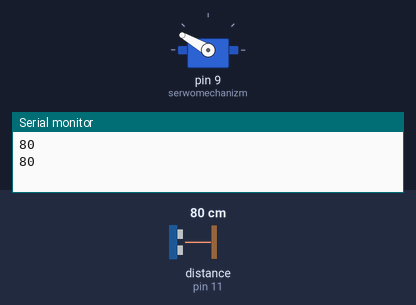
Bench run of a sketch on a simulated Arduino Uno, built with avr-gcc and run on an emulated ATmega328P. On the bench: servo, the last lines printed to the serial monitor. Wiring (inferred from the names in the program): ultrasonic range finder: trigger pin 12; echo pin 11. Inputs (shaded band) come from the test bench; at power-on: distance to the obstacle (sensor on pin 11) 80 cm. The echo pulse lasts 58.3 µs per cm.

Above: at 3.9 s.
4.0 s: distance to the obstacle (sensor on pin 11) set to 13 cm
8.0 s: distance to the obstacle (sensor on pin 11) set to 10 cm
At 10.3 s:
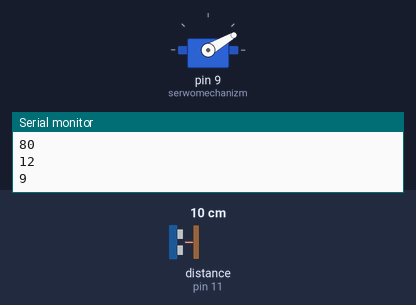
12.0 s: distance to the obstacle (sensor on pin 11) set to 18 cm
At 13.9 s:
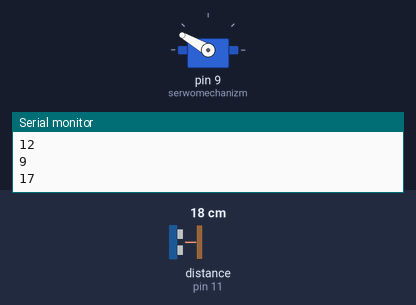
16.0 s: distance to the obstacle (sensor on pin 11) set to 2 cm
At 20.0 s:
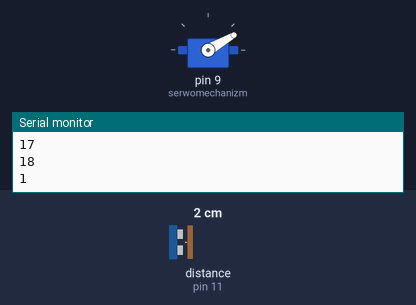
Timing chart, 0 to 21.2 s (numbered marks = the images above; inputs shaded):
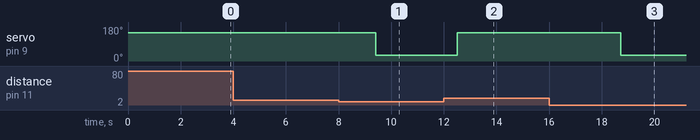

Measured:
- the behaviour switches between 12 and 11 cm on distance to the obstacle (sensor on pin 11) (found by bisection; images 0 and 1)
- after the input at 8.0 s, servo on pin 9 (serwomechanizm): 150° → 30° after 1.4 s
- after the input at 12.0 s, servo on pin 9 (serwomechanizm): 30° → 150° after 0.52 s
- after the input at 16.0 s, servo on pin 9 (serwomechanizm): 150° → 30° after 2.7 s

The sketch:

Szlaban.ino
```cpp
#include <Servo.h>
#define trigPin 12
#define echoPin 11


Servo serwomechanizm;
int zamkniete = 150;
int otwarte = 30;

void setup()

{
  Serial.begin(9600);
  pinMode(trigPin, OUTPUT);
  pinMode(echoPin, INPUT);
  serwomechanizm.attach(9);
  serwomechanizm.write(zamkniete);
}

void loop()
{
  int odleglosc = zmierzOdleglosc();
  Serial.println(odleglosc);
  delay(100);

  if(odleglosc <= 10){
    serwomechanizm.write(otwarte);
  }
  else{
    serwomechanizm.write(zamkniete);
  }
  delay(3000);
}

int zmierzOdleglosc() {
  long czas, dystans;
  digitalWrite(trigPin, LOW);
  delayMicroseconds(2);
  digitalWrite(trigPin, HIGH);
  delayMicroseconds(10);
  digitalWrite(trigPin, LOW);
  czas = pulseIn(echoPin, HIGH);
  dystans = czas / 58;
  return dystans;
}
```
